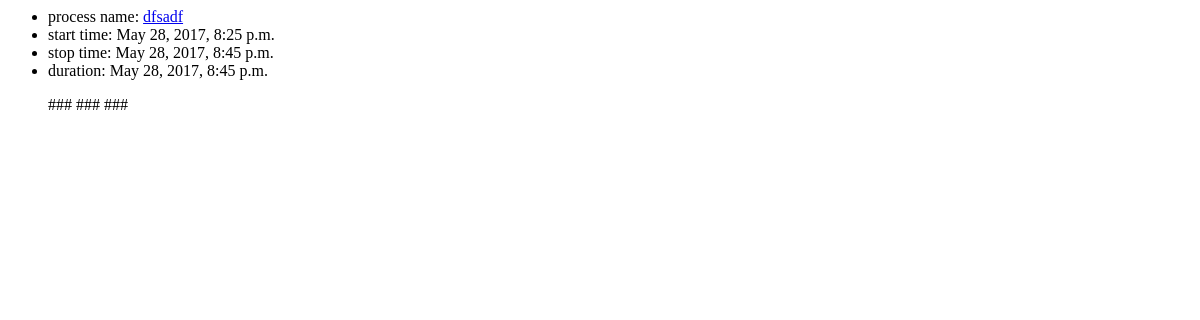
/vrapp/, run on an earlier commit of the app's database.
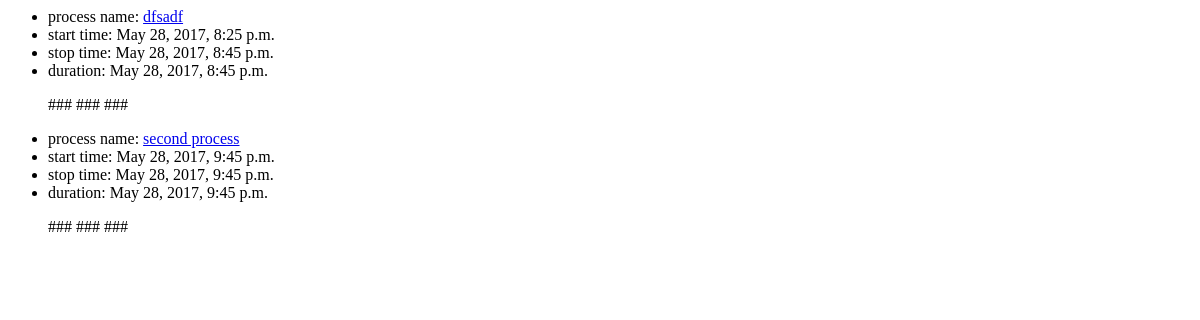
And on a later commit of the database.
### vrapp/models.py (models this page shows, shortened)
class Process(models.Model):
    name = models.TextField(max_length=50)
    start_time = models.DateTimeField()
    stop_time = models.DateTimeField()
    duration = models.DateTimeField()

### vrapp/views.py (the view)
class ProcessListView(generic.ListView):
    template_name = 'vrapp/process_list'
    context_object_name = 'latest_process_list'
    def get_queryset(self):
        return Process.objects.all()

### vrapp/templates/vrapp/process_list.html
{% if latest_process_list %}
    <ul>
    {% for process in latest_process_list %}
        <li>process name: <a href="/vrapp/{{ process.id }}/">{{ process.name}}</a></li>
        <li>start time: {{ process.start_time }}</li>
        <li>stop time: {{ process.stop_time }}</li>
        <li>duration: {{ process.duration}}</li>
        <p>  ###   ###   ### </p>
    {% endfor %}
    </ul>
{% else %}
    <p>No polls are available.</p>
{% endif %}

What changed in the data, as far as the page shows it:
added Process: name "second process", start_time "May 28, 2017, 9:45 p.m.", stop_time "May 28, 2017, 9:45 p.m.", duration "May 28, 2017, 9:45 p.m."
